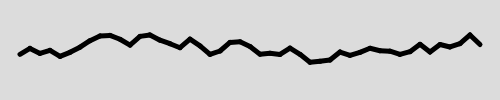
Frame 1 (no input)
Frame 60 (no input): identical to frame 1, image omitted
Frame 120 (the mouse pressed at the canvas centre since frame 60): identical to frame 1, image omitted

The p5.js sketch that drew this single still picture (run headless with seeded random() and noise() and a simulated clock; from frame 60 on, the mouse is pressed at the canvas centre):

// p5.js sketch
// ── sketch.js
let x_step = 10;
let y_step = 10;
let last_x = -999;
let last_y = -999;
let y = 50;
let width = 500;
let height = 100;
let border_x = 20;
let border_y = 10;

function setup() {
  createCanvas(width, height);
  background(220);
  strokeWeight(5);
  for (let x = border_x; x <= width - border_x; x += x_step) {
    // min 0 and max is height - border_y
    // think of it this way
    // y = border_y + random(height - 2 * border_y);

    y_step = random(20) - 10; // range -10 to 10
    y += y_step;

    if (last_x > -999) {
      line(x, y, last_x, last_y);
    }
    last_x = x;
    last_y = y;
  }
}

function draw() {
}
